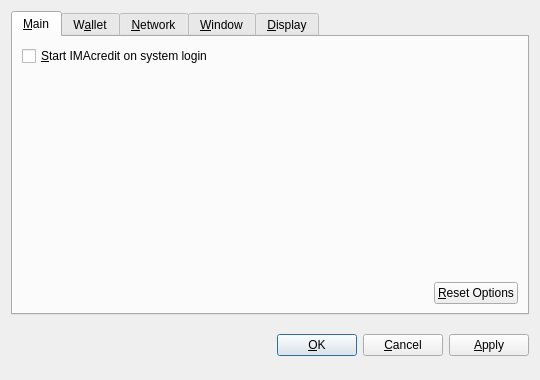
<?xml version="1.0" encoding="UTF-8"?>
<ui version="4.0">
 <class>OptionsDialog</class>
 <widget class="QDialog" name="OptionsDialog">
  <property name="geometry">
   <rect>
    <x>0</x>
    <y>0</y>
    <width>540</width>
    <height>380</height>
   </rect>
  </property>
  <property name="windowTitle">
   <string>Options</string>
  </property>
  <property name="modal">
   <bool>true</bool>
  </property>
  <layout class="QVBoxLayout" name="verticalLayout">
   <item>
    <widget class="QTabWidget" name="tabWidget">
     <property name="tabPosition">
      <enum>QTabWidget::North</enum>
     </property>
     <property name="currentIndex">
      <number>0</number>
     </property>
     <widget class="QWidget" name="tabMain">
      <attribute name="title">
       <string>&amp;Main</string>
      </attribute>
      <layout class="QVBoxLayout" name="verticalLayout_Main">
       <item>
        <widget class="QCheckBox" name="bitcoinAtStartup">
         <property name="toolTip">
          <string>Automatically start IMAcredit after logging in to the system.</string>
         </property>
         <property name="text">
          <string>&amp;Start IMAcredit on system login</string>
         </property>
        </widget>
       </item>
       <item>
        <spacer name="verticalSpacer_Main">
         <property name="orientation">
          <enum>Qt::Vertical</enum>
         </property>
         <property name="sizeHint" stdset="0">
          <size>
           <width>20</width>
           <height>40</height>
          </size>
         </property>
        </spacer>
       </item>
       <item>
        <layout class="QHBoxLayout" name="horizontalLayout_2_Main">
         <item>
          <spacer name="horizontalSpacer_2_Main">
           <property name="orientation">
            <enum>Qt::Horizontal</enum>
           </property>
           <property name="sizeHint" stdset="0">
            <size>
             <width>40</width>
             <height>20</height>
            </size>
           </property>
          </spacer>
         </item>
         <item>
          <widget class="QPushButton" name="resetButton">
           <property name="toolTip">
            <string>Reset all client options to default.</string>
           </property>
           <property name="text">
            <string>&amp;Reset Options</string>
           </property>
           <property name="autoDefault">
            <bool>false</bool>
           </property>
          </widget>
         </item>
        </layout>
       </item>
      </layout>
     </widget>
     <widget class="QWidget" name="tabWallet">
      <attribute name="title">
       <string>W&amp;allet</string>
      </attribute>
      <layout class="QVBoxLayout" name="verticalLayout_Network">
       <item>
        <widget class="QLabel" name="transactionFeeInfoLabel">
         <property name="text">
          <string>Optional transaction fee per kB that helps make sure your transactions are processed quickly. Most transactions are 1 kB.</string>
         </property>
         <property name="textFormat">
          <enum>Qt::PlainText</enum>
         </property>
         <property name="wordWrap">
          <bool>true</bool>
         </property>
        </widget>
       </item>
       <item>
        <layout class="QHBoxLayout" name="horizontalLayout_1_Main">
         <item>
          <widget class="QLabel" name="transactionFeeLabel">
           <property name="text">
            <string>Pay transaction &amp;fee</string>
           </property>
           <property name="textFormat">
            <enum>Qt::PlainText</enum>
           </property>
           <property name="buddy">
            <cstring>transactionFee</cstring>
           </property>
          </widget>
         </item>
         <item>
          <widget class="BitcoinAmountField" name="transactionFee"/>
         </item>
         <item>
          <spacer name="horizontalSpacer_1_Main">
           <property name="orientation">
            <enum>Qt::Horizontal</enum>
           </property>
           <property name="sizeHint" stdset="0">
            <size>
             <width>40</width>
             <height>20</height>
            </size>
           </property>
          </spacer>
         </item>
        </layout>
       </item>
       <item>
        <widget class="QLabel" name="label">
         <property name="text">
          <string>If you disable the spending of unconfirmed change, the change from a transaction cannot be used until that transaction has at least one confirmation. This also affects how your balance is computed.</string>
         </property>
         <property name="wordWrap">
          <bool>true</bool>
         </property>
        </widget>
       </item>
       <item>
        <widget class="QCheckBox" name="spendZeroConfChange">
         <property name="text">
          <string>Spend unconfirmed change  (experts only)</string>
         </property>
        </widget>
       </item>
       <item>
        <spacer name="verticalSpacer">
         <property name="orientation">
          <enum>Qt::Vertical</enum>
         </property>
         <property name="sizeHint" stdset="0">
          <size>
           <width>20</width>
           <height>40</height>
          </size>
         </property>
        </spacer>
       </item>
      </layout>
     </widget>
     <widget class="QWidget" name="tabNetwork">
      <attribute name="title">
       <string>&amp;Network</string>
      </attribute>
      <layout class="QVBoxLayout" name="verticalLayout_Network">
       <item>
        <widget class="QCheckBox" name="mapPortUpnp">
         <property name="toolTip">
          <string>Automatically open the IMAcredit client port on the router. This only works when your router supports UPnP and it is enabled.</string>
         </property>
         <property name="text">
          <string>Map port using &amp;UPnP</string>
         </property>
        </widget>
       </item>
       <item>
        <widget class="QCheckBox" name="connectSocks">
         <property name="toolTip">
          <string>Connect to the IMAcredit network through a SOCKS proxy (e.g. when connecting through Tor).</string>
         </property>
         <property name="text">
          <string>&amp;Connect through SOCKS proxy:</string>
         </property>
        </widget>
       </item>
       <item>
        <layout class="QHBoxLayout" name="horizontalLayout_Network">
         <item>
          <widget class="QLabel" name="proxyIpLabel">
           <property name="text">
            <string>Proxy &amp;IP:</string>
           </property>
           <property name="textFormat">
            <enum>Qt::PlainText</enum>
           </property>
           <property name="buddy">
            <cstring>proxyIp</cstring>
           </property>
          </widget>
         </item>
         <item>
          <widget class="QValidatedLineEdit" name="proxyIp">
           <property name="maximumSize">
            <size>
             <width>140</width>
             <height>16777215</height>
            </size>
           </property>
           <property name="toolTip">
            <string>IP address of the proxy (e.g. 127.0.0.1)</string>
           </property>
          </widget>
         </item>
         <item>
          <widget class="QLabel" name="proxyPortLabel">
           <property name="text">
            <string>&amp;Port:</string>
           </property>
           <property name="textFormat">
            <enum>Qt::PlainText</enum>
           </property>
           <property name="buddy">
            <cstring>proxyPort</cstring>
           </property>
          </widget>
         </item>
         <item>
          <widget class="QLineEdit" name="proxyPort">
           <property name="maximumSize">
            <size>
             <width>55</width>
             <height>16777215</height>
            </size>
           </property>
           <property name="toolTip">
            <string>Port of the proxy (e.g. 9050)</string>
           </property>
          </widget>
         </item>
         <item>
          <widget class="QLabel" name="socksVersionLabel">
           <property name="text">
            <string>SOCKS &amp;Version:</string>
           </property>
           <property name="textFormat">
            <enum>Qt::PlainText</enum>
           </property>
           <property name="buddy">
            <cstring>socksVersion</cstring>
           </property>
          </widget>
         </item>
         <item>
          <widget class="QValueComboBox" name="socksVersion">
           <property name="toolTip">
            <string>SOCKS version of the proxy (e.g. 5)</string>
           </property>
          </widget>
         </item>
         <item>
          <spacer name="horizontalSpacer_Network">
           <property name="orientation">
            <enum>Qt::Horizontal</enum>
           </property>
           <property name="sizeHint" stdset="0">
            <size>
             <width>40</width>
             <height>20</height>
            </size>
           </property>
          </spacer>
         </item>
        </layout>
       </item>
       <item>
        <spacer name="verticalSpacer_Network">
         <property name="orientation">
          <enum>Qt::Vertical</enum>
         </property>
         <property name="sizeHint" stdset="0">
          <size>
           <width>20</width>
           <height>40</height>
          </size>
         </property>
        </spacer>
       </item>
      </layout>
     </widget>
     <widget class="QWidget" name="tabWindow">
      <attribute name="title">
       <string>&amp;Window</string>
      </attribute>
      <layout class="QVBoxLayout" name="verticalLayout_Window">
       <item>
        <widget class="QCheckBox" name="minimizeToTray">
         <property name="toolTip">
          <string>Show only a tray icon after minimizing the window.</string>
         </property>
         <property name="text">
          <string>&amp;Minimize to the tray instead of the taskbar</string>
         </property>
        </widget>
       </item>
       <item>
        <widget class="QCheckBox" name="minimizeOnClose">
         <property name="toolTip">
          <string>Minimize instead of exit the application when the window is closed. When this option is enabled, the application will be closed only after selecting Quit in the menu.</string>
         </property>
         <property name="text">
          <string>M&amp;inimize on close</string>
         </property>
        </widget>
       </item>
       <item>
        <spacer name="verticalSpacer_Window">
         <property name="orientation">
          <enum>Qt::Vertical</enum>
         </property>
         <property name="sizeHint" stdset="0">
          <size>
           <width>20</width>
           <height>40</height>
          </size>
         </property>
        </spacer>
       </item>
      </layout>
     </widget>
     <widget class="QWidget" name="tabDisplay">
      <attribute name="title">
       <string>&amp;Display</string>
      </attribute>
      <layout class="QVBoxLayout" name="verticalLayout_Display">
       <item>
        <layout class="QHBoxLayout" name="horizontalLayout_1_Display">
         <item>
          <widget class="QLabel" name="langLabel">
           <property name="text">
            <string>User Interface &amp;language:</string>
           </property>
           <property name="textFormat">
            <enum>Qt::PlainText</enum>
           </property>
           <property name="buddy">
            <cstring>lang</cstring>
           </property>
          </widget>
         </item>
         <item>
          <widget class="QValueComboBox" name="lang">
           <property name="toolTip">
            <string>The user interface language can be set here. This setting will take effect after restarting IMAcredit.</string>
           </property>
          </widget>
         </item>
        </layout>
       </item>
       <item>
        <layout class="QHBoxLayout" name="horizontalLayout_2_Display">
         <item>
          <widget class="QLabel" name="unitLabel">
           <property name="text">
            <string>&amp;Unit to show amounts in:</string>
           </property>
           <property name="textFormat">
            <enum>Qt::PlainText</enum>
           </property>
           <property name="buddy">
            <cstring>unit</cstring>
           </property>
          </widget>
         </item>
         <item>
          <widget class="QValueComboBox" name="unit">
           <property name="toolTip">
            <string>Choose the default subdivision unit to show in the interface and when sending coins.</string>
           </property>
          </widget>
         </item>
        </layout>
       </item>
       <item>
        <widget class="QCheckBox" name="displayAddresses">
         <property name="toolTip">
          <string>Whether to show IMAcredit addresses in the transaction list or not.</string>
         </property>
         <property name="text">
          <string>&amp;Display addresses in transaction list</string>
         </property>
        </widget>
       </item>
       <item>
        <widget class="QCheckBox" name="coinControlFeatures">
         <property name="toolTip">
          <string>Whether to show coin control features or not.</string>
         </property>
         <property name="text">
          <string>Display coin &amp;control features (experts only!)</string>
         </property>
        </widget>
       </item>
       <item>
        <spacer name="verticalSpacer_Display">
         <property name="orientation">
          <enum>Qt::Vertical</enum>
         </property>
         <property name="sizeHint" stdset="0">
          <size>
           <width>20</width>
           <height>40</height>
          </size>
         </property>
        </spacer>
       </item>
      </layout>
     </widget>
    </widget>
   </item>
   <item>
    <layout class="QHBoxLayout" name="horizontalLayout_Buttons">
     <item>
      <spacer name="horizontalSpacer_1">
       <property name="orientation">
        <enum>Qt::Horizontal</enum>
       </property>
       <property name="sizeHint" stdset="0">
        <size>
         <width>40</width>
         <height>48</height>
        </size>
       </property>
      </spacer>
     </item>
     <item>
      <widget class="QLabel" name="statusLabel">
       <property name="font">
        <font>
         <weight>75</weight>
         <bold>true</bold>
        </font>
       </property>
       <property name="text">
        <string/>
       </property>
       <property name="textFormat">
        <enum>Qt::PlainText</enum>
       </property>
       <property name="wordWrap">
        <bool>true</bool>
       </property>
      </widget>
     </item>
     <item>
      <spacer name="horizontalSpacer_2">
       <property name="orientation">
        <enum>Qt::Horizontal</enum>
       </property>
       <property name="sizeHint" stdset="0">
        <size>
         <width>40</width>
         <height>48</height>
        </size>
       </property>
      </spacer>
     </item>
     <item>
      <widget class="QPushButton" name="okButton">
       <property name="text">
        <string>&amp;OK</string>
       </property>
      </widget>
     </item>
     <item>
      <widget class="QPushButton" name="cancelButton">
       <property name="text">
        <string>&amp;Cancel</string>
       </property>
       <property name="autoDefault">
        <bool>false</bool>
       </property>
      </widget>
     </item>
     <item>
      <widget class="QPushButton" name="applyButton">
       <property name="text">
        <string>&amp;Apply</string>
       </property>
       <property name="autoDefault">
        <bool>false</bool>
       </property>
      </widget>
     </item>
    </layout>
   </item>
  </layout>
 </widget>
 <customwidgets>
  <customwidget>
   <class>BitcoinAmountField</class>
   <extends>QSpinBox</extends>
   <header>bitcoinamountfield.h</header>
  </customwidget>
  <customwidget>
   <class>QValueComboBox</class>
   <extends>QComboBox</extends>
   <header>qvaluecombobox.h</header>
  </customwidget>
  <customwidget>
   <class>QValidatedLineEdit</class>
   <extends>QLineEdit</extends>
   <header>qvalidatedlineedit.h</header>
  </customwidget>
 </customwidgets>
 <resources/>
 <connections/>
</ui>
